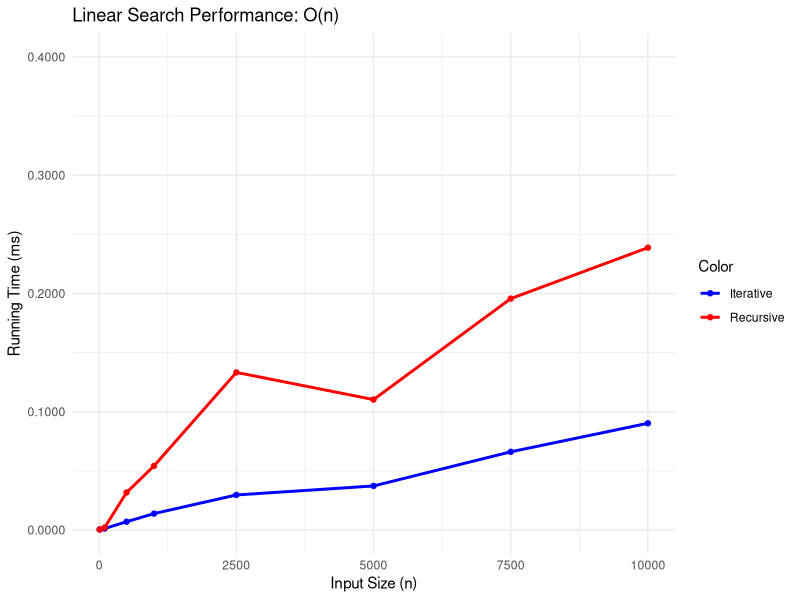
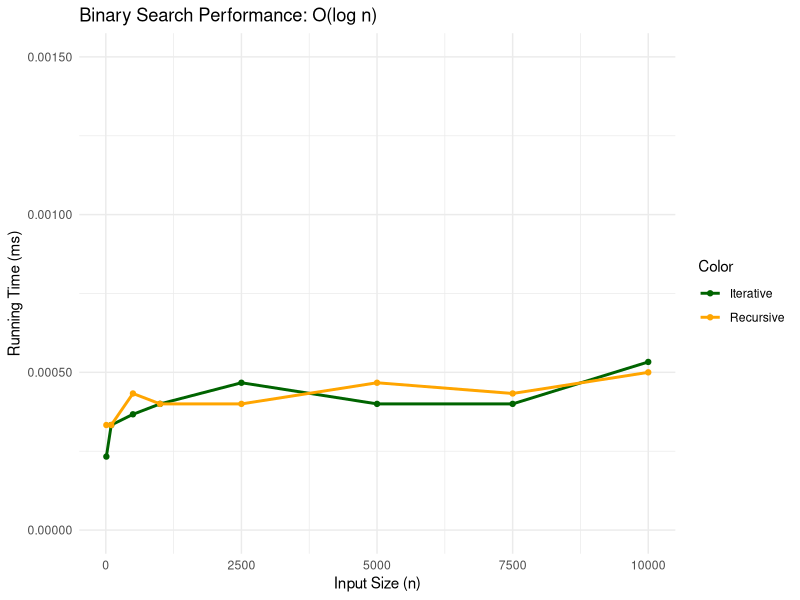

The R source for these figures, in order:
# Setup
rm(list = ls(all.names = TRUE))
options(scipen = 999) 
library(ggplot2)
library(scales) 

# Input data (Manual input Because CSV'S cant do anything...Will fix later )
input_size <- c(10, 100, 500, 1000, 2500, 5000, 7500, 10000)
lin_iter <- c(0.000533, 0.001300, 0.007067, 0.013933, 0.029700, 0.037300, 0.066167, 0.090300)
lin_recur <- c(0.000400, 0.002100, 0.031800, 0.054233, 0.133267, 0.110300, 0.195667, 0.238733)
bin_iter <- c(0.000233, 0.000333, 0.000367, 0.000400, 0.000467, 0.000400, 0.000400, 0.000533)
bin_recur <- c(0.000333, 0.000333, 0.000433, 0.000400, 0.000400, 0.000467, 0.000433, 0.000500)

df <- data.frame(input_size, lin_iter, lin_recur, bin_iter, bin_recur)

# Graph Number 1... (Linear Searches)
ggplot(df) +
  geom_line(aes(x = input_size, y = lin_iter, color = "Iterative"), linewidth = 1) +
  geom_point(aes(x = input_size, y = lin_iter, color = "Iterative")) +
  geom_line(aes(x = input_size, y = lin_recur, color = "Recursive"), linewidth = 1) +
  geom_point(aes(x = input_size, y = lin_recur, color = "Recursive")) +
  scale_y_continuous(labels = label_number(accuracy = 0.0001), limits = c(0, 0.40)) + 
  labs(title = "Linear Search Performance: O(n)",
       x = "Input Size (n)", y = "Running Time (ms)", color = "Color") +
  theme_minimal() +
  scale_color_manual(values = c("Iterative" = "blue", "Recursive" = "red"))

# Graph number 2... (Binary Searches)
ggplot(df) +
  geom_line(aes(x = input_size, y = bin_iter, color = "Iterative"), linewidth = 1) +
  geom_point(aes(x = input_size, y = bin_iter, color = "Iterative")) +
  geom_line(aes(x = input_size, y = bin_recur, color = "Recursive"), linewidth = 1) +
  geom_point(aes(x = input_size, y = bin_recur, color = "Recursive")) +
  scale_y_continuous(labels = label_number(accuracy = 0.00001), limits = c(0, 0.0015)) + # 5 decimals
  labs(title = "Binary Search Performance: O(log n)",
       x = "Input Size (n)", y = "Running Time (ms)", color = "Color") +
  theme_minimal() +
  scale_color_manual(values = c("Iterative" = "darkgreen", "Recursive" = "orange"))

#Im loosing myself.....

